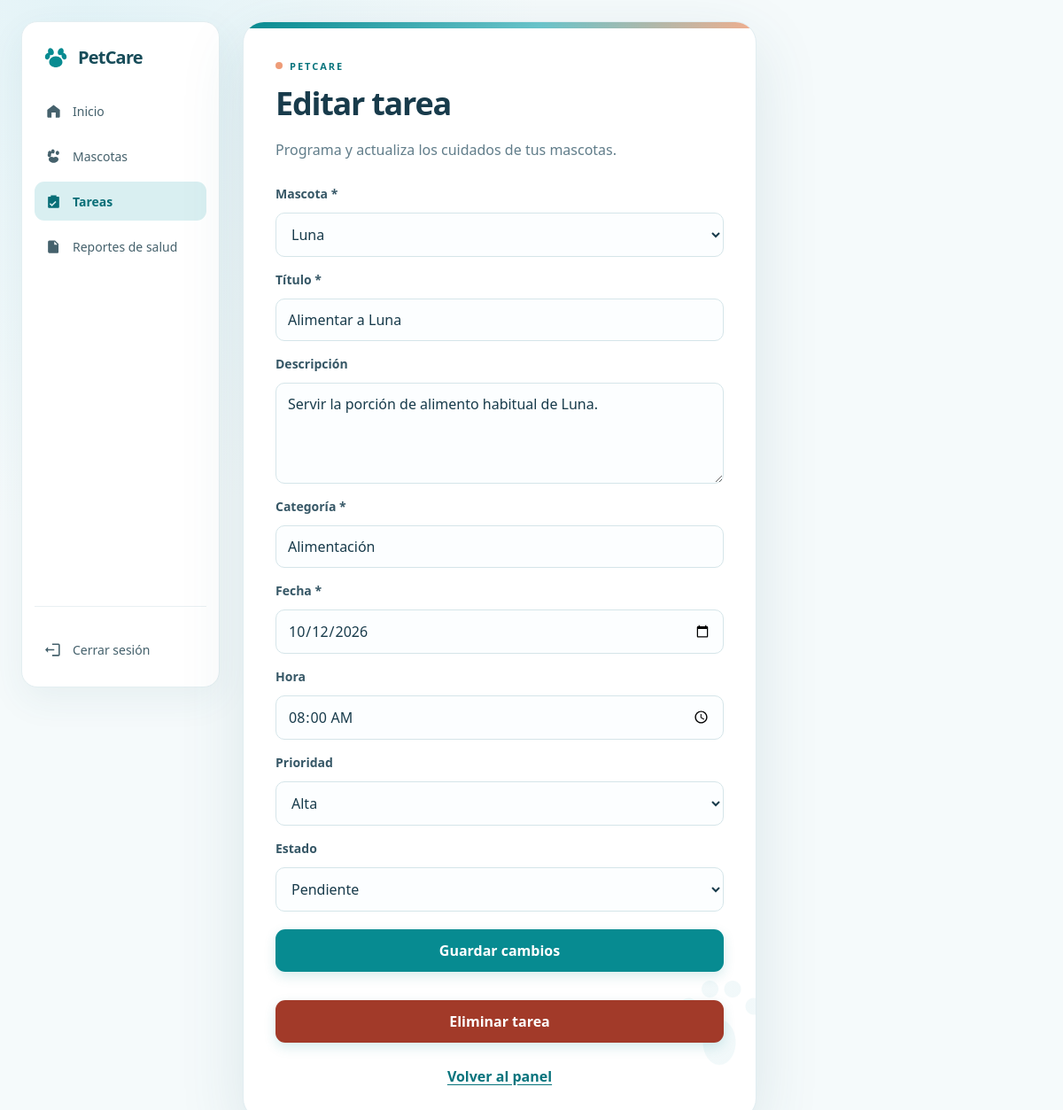
The app's page /tareas.php?edit=1 (signed in) with its own data.
### tables this page shows
CREATE TABLE IF NOT EXISTS tasks (
  id BIGINT UNSIGNED NOT NULL AUTO_INCREMENT,
  user_id BIGINT UNSIGNED NOT NULL,
  pet_id BIGINT UNSIGNED NOT NULL,
  title VARCHAR(200) NOT NULL,
  description TEXT NULL,
  category VARCHAR(80) NOT NULL,
  `date` DATE NOT NULL,
  `time` TIME NULL,
  priority VARCHAR(20) NOT NULL DEFAULT 'medium',
  status VARCHAR(20) NOT NULL DEFAULT 'pending',
  PRIMARY KEY (id),
  KEY idx_tasks_user_pet (user_id, pet_id),
  CONSTRAINT fk_tasks_user
    FOREIGN KEY (user_id) REFERENCES users (id)
    ON DELETE CASCADE,
  CONSTRAINT fk_tasks_pet_owner
    FOREIGN KEY (user_id, pet_id) REFERENCES pets (user_id, id)
    ON DELETE CASCADE
);

CREATE TABLE IF NOT EXISTS pets (
  id BIGINT UNSIGNED NOT NULL AUTO_INCREMENT,
  user_id BIGINT UNSIGNED NOT NULL,
  name VARCHAR(150) NOT NULL,
  `type` VARCHAR(80) NOT NULL,
  breed VARCHAR(120) NULL,
  birth_date DATE NULL,
  gender VARCHAR(30) NULL,
  photo VARCHAR(2048) NULL,
  notes TEXT NULL,
  PRIMARY KEY (id),
  UNIQUE KEY uq_pets_user_id_id (user_id, id),
  CONSTRAINT fk_pets_user
    FOREIGN KEY (user_id) REFERENCES users (id)
    ON DELETE CASCADE
);

### auth.php (called while the page is built, shortened)
<?php
function e(string $value): string
{
    return htmlspecialchars($value, ENT_QUOTES | ENT_SUBSTITUTE, 'UTF-8');
}

### tareas.php (the view, shortened to what this page needs)
<?php
require_once __DIR__ . '/auth.php';
$userId = (int) $_SESSION['user_id'];
$petsStatement = $pdo->prepare('SELECT id, name FROM pets WHERE user_id = :user_id ORDER BY name');
$petsStatement->execute(['user_id' => $userId]);
$pets = $petsStatement->fetchAll();
$form = [
    'pet_id' => '',
    'title' => '',
    'description' => '',
    'category' => '',
    'date' => '',
    'time' => '',
    'priority' => 'medium',
    'status' => 'pending',
];
$editingTask = null;
if (isset($_GET['edit']) && is_string($_GET['edit']) && ctype_digit($_GET['edit'])) {
    $statement = $pdo->prepare('SELECT * FROM tasks WHERE id = :id AND user_id = :user_id');
    $statement->execute(['id' => $_GET['edit'], 'user_id' => $userId]);
    $editingTask = $statement->fetch();
    foreach ($form as $key => $value) {
        $form[$key] = $editingTask[$key] ?? '';
    }
    if ($form['time'] !== '') {
        $form['time'] = substr($form['time'], 0, 5);
    }
}
?>
<!doctype html>
<html lang="es">
<head>
    <link rel="stylesheet" href="style.css?v=<?= filemtime(__DIR__ . '/style.css') ?>">
</head>
<body class="app-body">
    <div class="dashboard-frame">
    <?php require __DIR__ . '/app_sidebar.php'; ?>
    <main class="card form-card">
        <p class="eyebrow">PETCARE</p>
        <h1><?= $editingTask ? 'Editar tarea' : 'Agregar tarea' ?></h1>
        <p class="muted">Programa y actualiza los cuidados de tus mascotas.</p>
        <?php if ($pets === []): ?>
            <div class="empty-state">
                <p>Primero necesitas registrar una mascota para asignarle tareas.</p>
                <a href="mascotas.php">Registrar mascota</a>
            </div>
        <?php else: ?>
            <form method="post" action="tareas.php<?= $editingTask ? '?edit=' . (int) $editingTask['id'] : '' ?>">
                <label for="pet_id">Mascota *</label>
                <select id="pet_id" name="pet_id" required>
                    <?php foreach ($pets as $pet): ?>
                        <option value="<?= (int) $pet['id'] ?>" <?= (string) $form['pet_id'] === (string) $pet['id'] ? 'selected' : '' ?>>
                            <?= e($pet['name']) ?>
                        </option>
                    <?php endforeach; ?>
                </select>
                <label for="title">Título *</label>
                <input id="title" name="title" type="text" maxlength="200" value="<?= e($form['title']) ?>" required>
                <label for="description">Descripción</label>
                <textarea id="description" name="description" rows="4"><?= e($form['description']) ?></textarea>
                <label for="category">Categoría *</label>
                <input id="category" name="category" type="text" maxlength="80" placeholder="Veterinario, alimentación..." value="<?= e($form['category']) ?>" required>
                <label for="date">Fecha *</label>
                <input id="date" name="date" type="date" value="<?= e($form['date']) ?>" required>
                <label for="time">Hora</label>
                <input id="time" name="time" type="time" value="<?= e($form['time']) ?>">
                <label for="priority">Prioridad</label>
                <select id="priority" name="priority">
                    <?php foreach (['low' => 'Baja', 'medium' => 'Media', 'high' => 'Alta'] as $value => $label): ?>
                        <option value="<?= e($value) ?>" <?= $form['priority'] === $value ? 'selected' : '' ?>><?= e($label) ?></option>
                    <?php endforeach; ?>
                </select>
                <label for="status">Estado</label>
                <select id="status" name="status">
                    <option value="pending" <?= $form['status'] === 'pending' ? 'selected' : '' ?>>Pendiente</option>
                </select>
                <button type="submit"><?= $editingTask ? 'Guardar cambios' : 'Guardar tarea' ?></button>
            </form>
            <?php if ($editingTask): ?>
                <form method="post" action="tareas.php" onsubmit="return confirm('¿Eliminar esta tarea?');">
                    <button class="danger" type="submit">Eliminar tarea</button>
                </form>
            <?php endif; ?>
        <?php endif; ?>
        <p class="footer-text"><a href="dashboard.php">Volver al panel</a></p>
    </main>
    </div>
</body>
</html>

### records on screen
tasks: pet_id "Luna", title "Alimentar a Luna", description "Servir la porción de alimento habitual de Luna.", category "Alimentación", date "10/12/2026", priority "Alta", status "Pendiente"

### other values on screen
$item['label'] "Inicio"
$item['label'] "Mascotas"
$item['label'] "Tareas"
$item['label'] "Reportes de salud"
